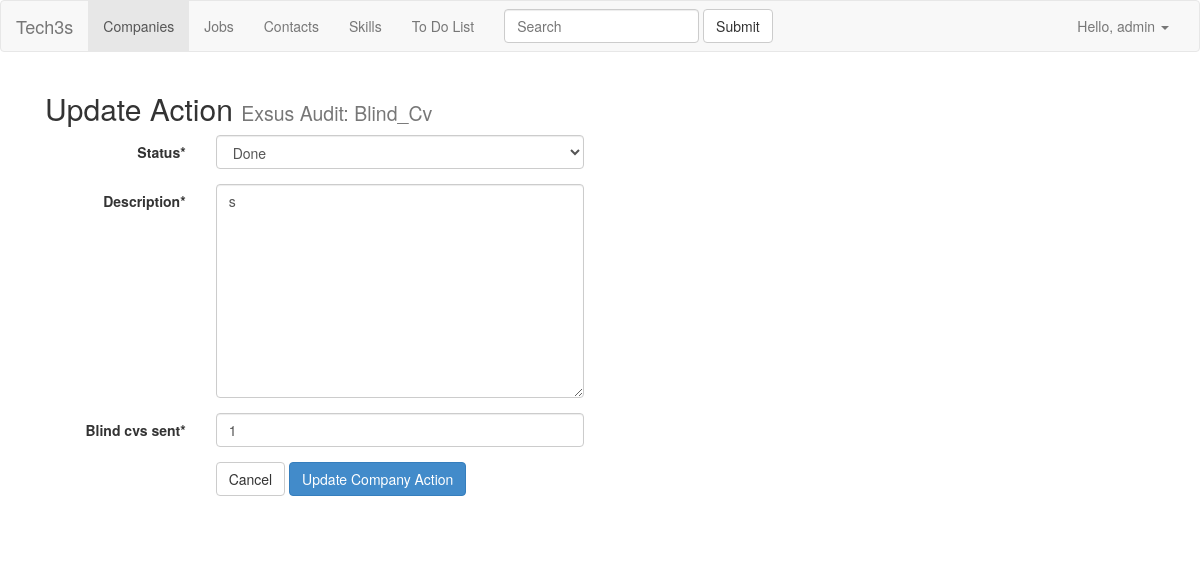
Page /companies/action/1/update/ (signed in) on the committed database.
### crm/models.py (models this page shows, shortened)
class CompanyAction(models.Model):
    ACTION_CHOICES = (
        ('phone_call', 'Phone call'),
        ('meeting', 'Meeting'),
        ('email', 'Email'),
        ('proposal_sent', 'Proposal Sent'),
        ('proposal_signed', 'Proposal Signed'),
        ('blind_cv', 'Blind CV'),
        ('other', 'Other'),
    )
    STATUS_CHOICES = (
        ('to_do', 'To Do'),
        ('done', 'Done'),
        ('cancelled', 'Cancelled'),
    )
    action = models.CharField(max_length=50, choices=ACTION_CHOICES)
    status = models.CharField(
        max_length=25, choices=STATUS_CHOICES, default='to_do')
    description = models.TextField()
    blind_cvs_sent = models.IntegerField(default=0)
    is_highlighted = models.BooleanField(default=False)
    document = models.FileField(
        upload_to='uploads/actions/companies/%Y/%m/%d/', blank=True)
    timestamp = models.DateTimeField(auto_now_add=True, db_index=True)
    completed_timestamp = models.DateTimeField(null=True, db_index=True)
    company = models.ForeignKey(Company, related_name='company_actions')
    created_by = models.ForeignKey(
        settings.AUTH_USER_MODEL, related_name='company_actions',
        db_index=True)
    class Meta:
        ordering = ('-timestamp',)
    def get_absolute_url(self):
        return self.company.get_absolute_url()
    def get_update_url(self):
        return reverse('crm_company_action_update', kwargs={'pk': self.pk})

class Company(models.Model):
    STATUS_CHOICES = (
        ('contacted', 'Contacted'),
        ('accepted', 'Accepted'),
        ('declined', 'Declined'),
        ('n/a', 'N/A'),
    )
    name = models.CharField(max_length=100, db_index=True)
    legal_name = models.CharField(max_length=100, blank=True)
    cif = models.CharField(max_length=25, blank=True)
    website = models.URLField(blank=True)
    description = models.TextField(blank=True)
    address = models.CharField(max_length=100, blank=True)
    zip_code = models.CharField(max_length=10, blank=True)
    slug = models.SlugField(max_length=250, unique=True, blank=True)
    official_company = models.BooleanField(
        default=True,
        help_text='Official company in Nubelo, in case of duplicates',
        blank=True)
    fee = models.CharField(max_length=25, blank=True)
    nubelo_id = models.IntegerField(null=True, blank=True)
    nubelo_url = models.URLField(max_length=250, blank=True)
    status = models.CharField(max_length=15, choices=STATUS_CHOICES)
    updated = models.DateTimeField(auto_now=True)
    timestamp = models.DateTimeField(auto_now_add=True, db_index=True)
    city = models.ForeignKey(City, related_name='companies')
    industry = models.ForeignKey(Industry, related_name='companies')
    skills = models.ManyToManyField(Skill, related_name='companies')
    created_by = models.ForeignKey(
        settings.AUTH_USER_MODEL, related_name='created_companies',
        db_index=True)
    owner = models.ForeignKey(
        settings.AUTH_USER_MODEL, related_name='owned_companies')
    assigned_to = models.ForeignKey(
        settings.AUTH_USER_MODEL, related_name='assigned_companies')
    class Meta:
        ordering = ('-timestamp',)
        verbose_name_plural = "companies"
    def get_absolute_url(self):
        return reverse('crm_company_detail', kwargs={'slug': self.slug})
    def __str__(self):
        return self.name

### crm/views.py (the view)
@class_login_required
class CompanyActionUpdate(UpdateView):
    form_class = CompanyActionUpdateForm
    model = CompanyAction
    context_object_name = 'company_action'
    template_name = 'crm/company_action_update.html'

### crm/forms.py
class CompanyActionUpdateForm(CrispyMixin, forms.ModelForm):
    class Meta:
        model = CompanyAction
        exclude = ('created_by', 'completed_timestamp', 'company',
                   'document', 'is_highlighted', 'action')

### crm/templates/crm/company_action_update.html (shortened to what this page needs)
{% extends "crm/base_crm.html" %}
{% load crispy_forms_tags %}
{% block content %}
  <h2>Update Action <small>{{ company_action.company }}: {{ company_action.action|title }}</small></h2>
  <div class="row">
    <div class="col-md-7">
      <form action="{{ company_action.get_update_url }}" method="post" class="form-horizontal">
        {% crispy form %}
        <div class="form-group">
          <div class="col-sm-offset-3 col-sm-7">
            <a href="{{ company_action.get_absolute_url }}" role="button" class="btn btn-default">Cancel</a>
            <input class="btn btn-primary" type="submit" value="Update Company Action">
          </div>
        </div>
      </form>
    </div>
  </div>
{% endblock %}

### templates/base.html (shortened to what this page needs)
{% load staticfiles %}
<!DOCTYPE html>
<html lang="en">
<head>
  <link rel="stylesheet" type="text/css" href="{% static 'site/css/bootstrap.css' %}">
  <link rel="stylesheet" type="text/css" href="{% static 'site/css/style.css' %}">
</head>
<body>
    <header>
      <nav class="navbar navbar-default">
        <div class="container-fluid">
          <div class="navbar-header">
            <a class="navbar-brand" href="/">Tech3s</a>
          </div>
          {% if user.is_authenticated %}
          <div class="collapse navbar-collapse" id="bs-example-navbar-collapse-1">
            <ul class="nav navbar-nav">
              <li class="{% if '/companies/' in request.path %} active {% endif %}">
                <a href="{% url 'crm_company_list' %}">Companies <span class="sr-only">(current)</span></a>
              </li>
              <li class="{% if '/jobs/' in request.path %} active {% endif %}">
                <a href="{% url 'crm_job_list' %}">Jobs</a>
              </li>
              <li class="{% if '/contacts/' in request.path %} active {% endif %}">
                <a href="{% url 'crm_contact_list' %}">Contacts</a>
              </li>
              <li class="{% if '/skills/' in request.path %} active {% endif %}">
                <a href="{% url 'crm_skill_list' %}">Skills</a>
              </li>
              <li class="{% if '/to-do-list/' in request.path %} active {% endif %}">
                <a href="{% url 'crm_company_action_to_do_list' %}">To Do List</a>
              </li>
            </ul>
            <form class="navbar-form navbar-left" role="search">
              <div class="form-group">
                <input type="text" class="form-control" placeholder="Search">
              </div>
              <button type="submit" class="btn btn-default">Submit</button>
            </form>
            <ul class="nav navbar-nav navbar-right">
              <li class="dropdown">
                <a href="#" class="dropdown-toggle" data-toggle="dropdown" role="button" aria-haspopup="true" aria-expanded="false">Hello, {{ user.username }} <span class="caret"></span></a>
              </li>
            </ul>
          </div>
          {% endif %}
        </div>
      </nav>
    </header>
      <div class="container">
      <div class="container">
        <main>
        {% block content %}{% endblock %}
      </main>
      </div>
      <footer>
      </footer>
    </div>
</body>
</html>

### static/site/css/style.css (style rules this page uses)
footer { padding-top: 30px; }

### rows in the picture
CompanyAction: company "Exsus Audit", action "Blind_Cv", status "Done", description "s", blind_cvs_sent "1"

### other values in the picture
{{ user.username }} "admin"
